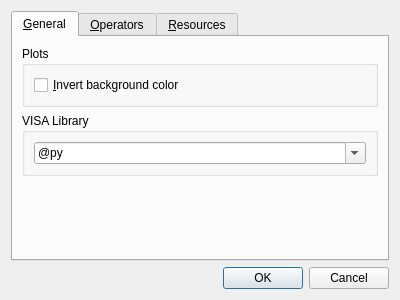
<?xml version="1.0" encoding="UTF-8"?>
<ui version="4.0">
 <author>Bernhard Arnold</author>
 <class>PreferencesDialog</class>
 <widget class="QDialog" name="PreferencesDialog">
  <property name="geometry">
   <rect>
    <x>0</x>
    <y>0</y>
    <width>400</width>
    <height>300</height>
   </rect>
  </property>
  <property name="windowTitle">
   <string>Preferences</string>
  </property>
  <property name="modal">
   <bool>true</bool>
  </property>
  <layout class="QGridLayout" name="gridLayout">
   <item row="2" column="0">
    <widget class="QDialogButtonBox" name="buttonBox">
     <property name="orientation">
      <enum>Qt::Horizontal</enum>
     </property>
     <property name="standardButtons">
      <set>QDialogButtonBox::Cancel|QDialogButtonBox::Ok</set>
     </property>
    </widget>
   </item>
   <item row="0" column="0">
    <widget class="QTabWidget" name="tabWidget">
     <property name="currentIndex">
      <number>0</number>
     </property>
     <widget class="QWidget" name="generalTab">
      <attribute name="title">
       <string>&amp;General</string>
      </attribute>
      <layout class="QGridLayout" name="gridLayout_5">
       <item row="2" column="0">
        <spacer name="generalVerticalSpacer">
         <property name="orientation">
          <enum>Qt::Vertical</enum>
         </property>
         <property name="sizeHint" stdset="0">
          <size>
           <width>20</width>
           <height>136</height>
          </size>
         </property>
        </spacer>
       </item>
       <item row="0" column="0">
        <widget class="QGroupBox" name="plotsGroupBox">
         <property name="title">
          <string>Plots</string>
         </property>
         <layout class="QGridLayout" name="gridLayout_4">
          <item row="0" column="0">
           <widget class="QCheckBox" name="invertPlotsCheckBox">
            <property name="text">
             <string>&amp;Invert background color</string>
            </property>
           </widget>
          </item>
         </layout>
        </widget>
       </item>
       <item row="1" column="0">
        <widget class="QGroupBox" name="visaGroupBox">
         <property name="title">
          <string>VISA Library</string>
         </property>
         <layout class="QGridLayout" name="gridLayout_6">
          <item row="0" column="0">
           <widget class="QComboBox" name="visaComboBox">
            <property name="editable">
             <bool>true</bool>
            </property>
            <item>
             <property name="text">
              <string>@py</string>
             </property>
            </item>
            <item>
             <property name="text">
              <string>@sim</string>
             </property>
            </item>
           </widget>
          </item>
         </layout>
        </widget>
       </item>
      </layout>
     </widget>
     <widget class="QWidget" name="operatorTab">
      <attribute name="title">
       <string>&amp;Operators</string>
      </attribute>
      <layout class="QGridLayout" name="gridLayout_2">
       <item row="0" column="0" rowspan="4">
        <widget class="QListWidget" name="operatorListWidget"/>
       </item>
       <item row="3" column="1">
        <spacer name="verticalSpacer">
         <property name="orientation">
          <enum>Qt::Vertical</enum>
         </property>
         <property name="sizeHint" stdset="0">
          <size>
           <width>20</width>
           <height>103</height>
          </size>
         </property>
        </spacer>
       </item>
       <item row="0" column="1">
        <widget class="QPushButton" name="addOperatorPushButton">
         <property name="sizePolicy">
          <sizepolicy hsizetype="Preferred" vsizetype="Fixed">
           <horstretch>0</horstretch>
           <verstretch>0</verstretch>
          </sizepolicy>
         </property>
         <property name="text">
          <string>&amp;Add</string>
         </property>
        </widget>
       </item>
       <item row="1" column="1">
        <widget class="QPushButton" name="editOperatorPushButton">
         <property name="enabled">
          <bool>false</bool>
         </property>
         <property name="sizePolicy">
          <sizepolicy hsizetype="Preferred" vsizetype="Fixed">
           <horstretch>0</horstretch>
           <verstretch>0</verstretch>
          </sizepolicy>
         </property>
         <property name="text">
          <string>&amp;Edit</string>
         </property>
        </widget>
       </item>
       <item row="2" column="1">
        <widget class="QPushButton" name="removeOperatorPushButton">
         <property name="enabled">
          <bool>false</bool>
         </property>
         <property name="sizePolicy">
          <sizepolicy hsizetype="Preferred" vsizetype="Fixed">
           <horstretch>0</horstretch>
           <verstretch>0</verstretch>
          </sizepolicy>
         </property>
         <property name="text">
          <string>&amp;Remove</string>
         </property>
        </widget>
       </item>
      </layout>
     </widget>
     <widget class="QWidget" name="resourcesTab">
      <attribute name="title">
       <string>&amp;Resources</string>
      </attribute>
      <layout class="QGridLayout" name="gridLayout_3">
       <item row="0" column="0" rowspan="2">
        <widget class="QTableWidget" name="resourcesTableWidget">
         <property name="editTriggers">
          <set>QAbstractItemView::NoEditTriggers</set>
         </property>
         <property name="showDropIndicator" stdset="0">
          <bool>false</bool>
         </property>
         <property name="dragDropOverwriteMode">
          <bool>false</bool>
         </property>
         <property name="selectionMode">
          <enum>QAbstractItemView::SingleSelection</enum>
         </property>
         <property name="selectionBehavior">
          <enum>QAbstractItemView::SelectRows</enum>
         </property>
         <property name="sortingEnabled">
          <bool>true</bool>
         </property>
         <property name="wordWrap">
          <bool>false</bool>
         </property>
         <attribute name="horizontalHeaderStretchLastSection">
          <bool>true</bool>
         </attribute>
         <attribute name="verticalHeaderVisible">
          <bool>false</bool>
         </attribute>
         <attribute name="verticalHeaderDefaultSectionSize">
          <number>18</number>
         </attribute>
         <attribute name="verticalHeaderMinimumSectionSize">
          <number>18</number>
         </attribute>
         <column>
          <property name="text">
           <string>Name</string>
          </property>
         </column>
         <column>
          <property name="text">
           <string>Resource</string>
          </property>
         </column>
        </widget>
       </item>
       <item row="0" column="1">
        <widget class="QPushButton" name="editResourcePushButton">
         <property name="enabled">
          <bool>false</bool>
         </property>
         <property name="text">
          <string>&amp;Edit</string>
         </property>
        </widget>
       </item>
       <item row="1" column="1">
        <spacer name="resourcesVerticalSpacer">
         <property name="orientation">
          <enum>Qt::Vertical</enum>
         </property>
         <property name="sizeHint" stdset="0">
          <size>
           <width>20</width>
           <height>40</height>
          </size>
         </property>
        </spacer>
       </item>
      </layout>
     </widget>
    </widget>
   </item>
  </layout>
 </widget>
 <resources/>
 <connections>
  <connection>
   <sender>buttonBox</sender>
   <signal>accepted()</signal>
   <receiver>PreferencesDialog</receiver>
   <slot>accept()</slot>
   <hints>
    <hint type="sourcelabel">
     <x>248</x>
     <y>254</y>
    </hint>
    <hint type="destinationlabel">
     <x>157</x>
     <y>274</y>
    </hint>
   </hints>
  </connection>
  <connection>
   <sender>buttonBox</sender>
   <signal>rejected()</signal>
   <receiver>PreferencesDialog</receiver>
   <slot>reject()</slot>
   <hints>
    <hint type="sourcelabel">
     <x>316</x>
     <y>260</y>
    </hint>
    <hint type="destinationlabel">
     <x>286</x>
     <y>274</y>
    </hint>
   </hints>
  </connection>
  <connection>
   <sender>addOperatorPushButton</sender>
   <signal>clicked()</signal>
   <receiver>PreferencesDialog</receiver>
   <slot>addOperator()</slot>
   <hints>
    <hint type="sourcelabel">
     <x>337</x>
     <y>58</y>
    </hint>
    <hint type="destinationlabel">
     <x>199</x>
     <y>149</y>
    </hint>
   </hints>
  </connection>
  <connection>
   <sender>editOperatorPushButton</sender>
   <signal>clicked()</signal>
   <receiver>PreferencesDialog</receiver>
   <slot>editOperator()</slot>
   <hints>
    <hint type="sourcelabel">
     <x>337</x>
     <y>90</y>
    </hint>
    <hint type="destinationlabel">
     <x>199</x>
     <y>149</y>
    </hint>
   </hints>
  </connection>
  <connection>
   <sender>removeOperatorPushButton</sender>
   <signal>clicked()</signal>
   <receiver>PreferencesDialog</receiver>
   <slot>removeOperator()</slot>
   <hints>
    <hint type="sourcelabel">
     <x>337</x>
     <y>122</y>
    </hint>
    <hint type="destinationlabel">
     <x>199</x>
     <y>149</y>
    </hint>
   </hints>
  </connection>
  <connection>
   <sender>editResourcePushButton</sender>
   <signal>clicked()</signal>
   <receiver>PreferencesDialog</receiver>
   <slot>editResource()</slot>
   <hints>
    <hint type="sourcelabel">
     <x>337</x>
     <y>58</y>
    </hint>
    <hint type="destinationlabel">
     <x>199</x>
     <y>149</y>
    </hint>
   </hints>
  </connection>
 </connections>
 <slots>
  <slot>addOperator()</slot>
  <slot>editOperator()</slot>
  <slot>removeOperator()</slot>
  <slot>editResource()</slot>
 </slots>
</ui>
